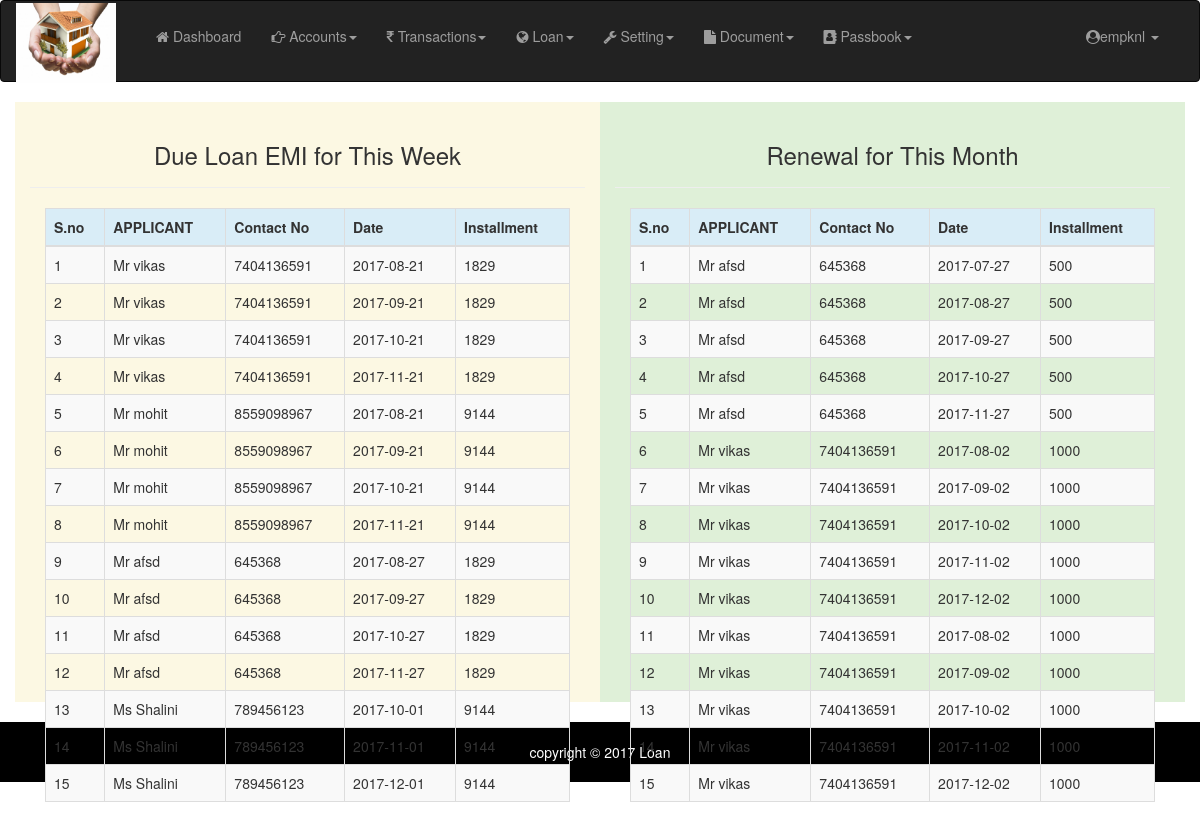
Page /project/dashboard.php (signed in) on the committed database.
### tables this page shows
CREATE TABLE `loan_transactions` (
  `id` int(11) NOT NULL,
  `loan_customer_id` int(11) NOT NULL,
  `installment_no` int(11) NOT NULL,
  `installment_amount` int(11) NOT NULL,
  `installment_date` date NOT NULL,
  `is_paid` tinyint(1) NOT NULL
);

CREATE TABLE `rd_transactions` (
  `id` int(11) NOT NULL,
  `rd_customer_id` int(11) NOT NULL,
  `installment_amount` int(11) NOT NULL,
  `installment_no` int(11) NOT NULL,
  `plan_name` int(11) NOT NULL,
  `due_date` date NOT NULL,
  `payment_date` date NOT NULL,
  `late_fee` int(11) NOT NULL,
  `total_amount` int(11) NOT NULL,
  `paid` tinyint(1) NOT NULL
);

### project/dashboard.php (the view, shortened to what this page needs)
<?php
include('connectdb.php');
?>
<!DOCTYPE html>
<html>
	<head>
		<link rel="stylesheet" href="css/bootstrap.css">
		<link rel="stylesheet" href="css/font-awesome.css">
		<link rel="stylesheet" href="css/style.css">
	</head>
	<body>
		<?php include('header.php'); ?>
		<div class="container">
			<div class="row">
				<div class="col-md-6 bg-warning" style="height:600px">
					<div class="page-header text-center">
						<h3>Due Loan EMI for This Week</h3>
					</div>
					<div class="col-md-12">
					<?php
						$date=date("y-m-d");
						$date1="10-01-01";
						$date2=date("y-m-d",strtotime("+1 month",strtotime($date)));
						$sql_emi="select * from loan_transactions where is_paid=false and installment_date between '$date1' and '$date2'";
						$result_emi=mysqli_query($conn,$sql_emi);
						echo '
						<div table-responsive col-md-12">
								<table class="table  table-striped table-bordered table-hover">
									<thead class="bg-info">
										<tr>
											<th>S.no</th>
											<th>APPLICANT</th>
											<th>Contact No</th>
											<th>Date</th>
											<th>Installment</th>
										</tr>
									</thead>
									<tbody>
									';
									$i=1;
						while($row_emi=mysqli_fetch_assoc($result_emi)){
							$sql_member="select member_name, contact_no from members where id=(select member_id from loan_customers where id='$row_emi[loan_customer_id]')";
							$result_member=mysqli_query($conn,$sql_member);
							$row_member=mysqli_fetch_assoc($result_member);
							$member_name=$row_member['member_name'];
							$contact_no=$row_member['contact_no'];
							echo '
								<tr>
									<td>'.$i.'</td>
									<td>'.$member_name.'</td>
									<td>'.$contact_no.'</td>
									<td>'.$row_emi['installment_date'].'</td>
									<td>'.$row_emi['installment_amount'].'</td>
								</tr>
							';
						$i++;
						}
						echo '
							</tbody>
							</table>
						';
					?>
					</div>
					</div>
				</div>
				<div class="col-md-6 bg-success" style="height:600px">
					<div class="page-header text-center">
						<h3>Renewal for This Month</h3>
					</div>
					<div class="col-md-12">
					<?php
						$date=date("y-m-d");
						$date1="10-01-01";
						$date2=date("y-m-d",strtotime("+1 month",strtotime($date)));
						$sql_renewal="select * from rd_transactions where paid=false and due_date between '$date1' and '$date2'";
						$result_renewal=mysqli_query($conn,$sql_renewal);
						echo '
						<div table-responsive col-md-12">
								<table class="table  table-striped table-bordered table-hover">
									<thead class="bg-info">
										<tr>
											<th>S.no</th>
											<th>APPLICANT</th>
											<th>Contact No</th>
											<th>Date</th>
											<th>Installment</th>
										</tr>
									</thead>
									<tbody>
									';
									$i=1;
						while($row_renewal=mysqli_fetch_assoc($result_renewal)){
							$sql_member1="select member_name, contact_no from members where id=(select member_id from rd_customer where id='$row_renewal[rd_customer_id]')";
							$result_member1=mysqli_query($conn,$sql_member1);
							$row_member1=mysqli_fetch_assoc($result_member1);
							$member_name1=$row_member1['member_name'];
							$contact_no1=$row_member1['contact_no'];
							echo '
								<tr>
									<td>'.$i.'</td>
									<td>'.$member_name1.'</td>
									<td>'.$contact_no1.'</td>
									<td>'.$row_renewal['due_date'].'</td>
									<td>'.$row_renewal['installment_amount'].'</td>
								</tr>
							';
						$i++;
						}
						echo '
							</tbody>
							</table>
						';
					?>
					</div>
					</div>
				</div>
			</div>
		</div>
		<footer>copyright &copy; 2017 Loan</footer>
	</body>
</html>

### project/css/style.css (style rules this page uses)
table tr { margin: 10 0; }
table tr td { padding: 0 15px; }
footer { padding:20px; background: black; color: white; bottom:0px; margin-top:20px; text-align:center; width: 100%; }

### rows in the picture
loan_transactions: member_name "Mr vikas", contact_no "7404136591", installment_date "2017-08-21", installment_amount "1829"
loan_transactions: member_name "Mr vikas", contact_no "7404136591", installment_date "2017-09-21", installment_amount "1829"
loan_transactions: member_name "Mr vikas", contact_no "7404136591", installment_date "2017-10-21", installment_amount "1829"
loan_transactions: member_name "Mr vikas", contact_no "7404136591", installment_date "2017-11-21", installment_amount "1829"
loan_transactions: member_name "Mr mohit", contact_no "8559098967", installment_date "2017-08-21", installment_amount "9144"
loan_transactions: member_name "Mr mohit", contact_no "8559098967", installment_date "2017-09-21", installment_amount "9144"
loan_transactions: member_name "Mr mohit", contact_no "8559098967", installment_date "2017-10-21", installment_amount "9144"
loan_transactions: member_name "Mr mohit", contact_no "8559098967", installment_date "2017-11-21", installment_amount "9144"
loan_transactions: member_name "Mr afsd", contact_no "645368", installment_date "2017-08-27", installment_amount "1829"
loan_transactions: member_name "Mr afsd", contact_no "645368", installment_date "2017-09-27", installment_amount "1829"
loan_transactions: member_name "Mr afsd", contact_no "645368", installment_date "2017-10-27", installment_amount "1829"
loan_transactions: member_name "Mr afsd", contact_no "645368", installment_date "2017-11-27", installment_amount "1829"
loan_transactions: member_name "Ms Shalini", contact_no "789456123", installment_date "2017-10-01", installment_amount "9144"
loan_transactions: member_name "Ms Shalini", contact_no "789456123", installment_date "2017-11-01", installment_amount "9144"
loan_transactions: member_name "Ms Shalini", contact_no "789456123", installment_date "2017-12-01", installment_amount "9144"
rd_transactions: member_name1 "Mr afsd", contact_no1 "645368", due_date "2017-07-27", installment_amount "500"
rd_transactions: member_name1 "Mr afsd", contact_no1 "645368", due_date "2017-08-27", installment_amount "500"
rd_transactions: member_name1 "Mr afsd", contact_no1 "645368", due_date "2017-09-27", installment_amount "500"
rd_transactions: member_name1 "Mr afsd", contact_no1 "645368", due_date "2017-10-27", installment_amount "500"
rd_transactions: member_name1 "Mr afsd", contact_no1 "645368", due_date "2017-11-27", installment_amount "500"
rd_transactions: member_name1 "Mr vikas", contact_no1 "7404136591", due_date "2017-08-02", installment_amount "1000"
rd_transactions: member_name1 "Mr vikas", contact_no1 "7404136591", due_date "2017-09-02", installment_amount "1000"
rd_transactions: member_name1 "Mr vikas", contact_no1 "7404136591", due_date "2017-10-02", installment_amount "1000"
rd_transactions: member_name1 "Mr vikas", contact_no1 "7404136591", due_date "2017-11-02", installment_amount "1000"
rd_transactions: member_name1 "Mr vikas", contact_no1 "7404136591", due_date "2017-12-02", installment_amount "1000"
rd_transactions: member_name1 "Mr vikas", contact_no1 "7404136591", due_date "2017-08-02", installment_amount "1000"
rd_transactions: member_name1 "Mr vikas", contact_no1 "7404136591", due_date "2017-09-02", installment_amount "1000"
rd_transactions: member_name1 "Mr vikas", contact_no1 "7404136591", due_date "2017-10-02", installment_amount "1000"
rd_transactions: member_name1 "Mr vikas", contact_no1 "7404136591", due_date "2017-11-02", installment_amount "1000"
rd_transactions: member_name1 "Mr vikas", contact_no1 "7404136591", due_date "2017-12-02", installment_amount "1000"

### other values in the picture
$user "empknl"
